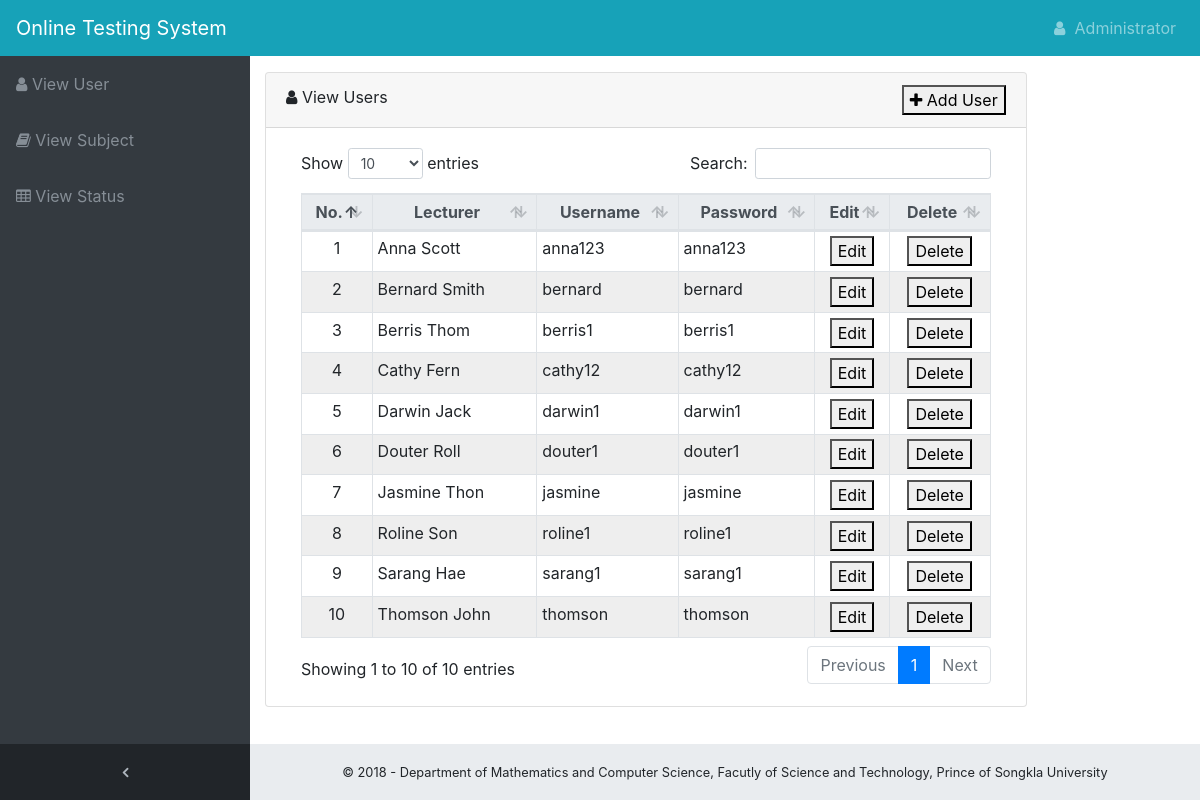
Page /admin/user.php (signed in) on the committed database.
### tables this page shows
CREATE TABLE `lecturer` (
  `lec_id` varchar(10) NOT NULL,
  `lec_name` varchar(50) DEFAULT NULL,
  `lec_pwd` varchar(10) DEFAULT NULL
);

### admin/user.php (the view, shortened to what this page needs)
<?php
$admin = $_SESSION['user'];
?>
<!DOCTYPE html>
<html lang="en">
<head>
  <link href="../vendor/bootstrap/css/bootstrap.min.css" rel="stylesheet">
  <link href="../vendor/font-awesome/css/font-awesome.min.css" rel="stylesheet" type="text/css">
  <link href="../vendor/datatables/dataTables.bootstrap4.css" rel="stylesheet">
  <link href="../css/sb-admin.css" rel="stylesheet">
  <link href="../vendor/jquery/jquery-ui.min.css" rel="stylesheet">
</head>
<body class="fixed-nav sticky-footer bg-dark" id="page-top">
  <?php include "navbar-admin.php";?>
  <div class="content-wrapper">
    <div class="container-fluid">
      <div class="row">
        <div class="col-lg-10">
          <div class="card mb-3">
            <div class="card-header">
              <i class="fa fa-user"></i> View Users
              <button id="add-user"><i class="fa fa-plus"></i> Add User</button>
            </div>
            <div class="card-body">
              <div class="table-responsive">
                <?php
                  require ('../dblink.php');
                  $q = "SELECT lec_id, lec_name, lec_pwd FROM lecturer ORDER BY lec_id";
                  $r = mysqli_query($link, $q);
                  echo '<table class="table table-bordered table-sm" id="dataTable" width="100%" cellspacing="0">
                  <thead class="thead-light">
                    <tr align="center">
                      <th>No.</th>
                      <th>Lecturer</th>
                      <th>Username</th>
                      <th>Password</th>
                      <th>Edit</th>
                      <th>Delete</th>
                    </tr>
                  </thead>';
                  $order = 1;
                  $bg = '#eeeeee';
                  while ($row = mysqli_fetch_array($r, MYSQLI_ASSOC)) {
                    $bg = ($bg=='#eeeeee' ? '#ffffff' : '#eeeeee');
                      echo '<tr bgcolor="' . $bg . '">
                      <td align="center">' . $order . '</td>
                      <td>' . $row['lec_name'] . '</td>
                      <td>' . $row['lec_id'] . '</td>
                      <td>' . $row['lec_pwd'] . '</td>
                      <td align="center">
                        <button class="edit" data-id="'.$row['lec_id'].'">Edit</button>
                      </td>
                      <td align="center">
                        <button class="del" data-id="'.$row['lec_id'].'">Delete</button>
                      </td>
                    </tr>
                    ';
                    $order++;
                  }
                  echo '</table>';
                ?>
              </div>
            </div>
          </div>
        </div>
      </div>
    </div>
    <?php include "../footer-modal.php";?>
  </div>
</body>
</html>

### admin/navbar-admin.php (shortened to what this page needs)
<nav class="navbar navbar-expand-lg navbar-dark bg-info fixed-top" id="mainNav">
  <a class="navbar-brand" href="user.php">Online Testing System</a>
  <div class="collapse navbar-collapse">
    <ul class="navbar-nav navbar-sidenav">
      <li class="nav-item">
        <a class="nav-link" href="user.php">
          <i class="fa fa-user"></i> <span class="nav-link-text">View User</span>
        </a>
      </li>
      <li class="nav-item">
        <a class="nav-link" href="subject.php">
          <i class="fa fa-book"></i> <span class="nav-link-text">View Subject</span>
        </a>
      </li>
      <li class="nav-item">
        <a class="nav-link" href="status.php">
          <i class="fa fa-table"></i> <span class="nav-link-text">View Status</span>
        </a>
      </li>
    </ul>
    <ul class="navbar-nav sidenav-toggler">
      <li class="nav-item">
        <a class="nav-link text-center" id="sidenavToggler">
          <i class="fa fa-fw fa-angle-left"></i>
        </a>
      </li>
    </ul>
    <ul class="navbar-nav ml-auto">
      <li class="nav-item">
        <a class="nav-link" data-toggle="modal" data-target="#exampleModal">
          <i class="fa fa-fw fa-user"></i> <?php echo $admin;?>
        </a>
      </li>
    </ul>
  </div>
</nav>

### footer-modal.php (shortened to what this page needs)
<footer class="sticky-footer">
  <div class="container">
    <div class="text-center">
      <small>© <?php echo date('Y');?> - Department of Mathematics and Computer Science,
        Facutly of Science and Technology, Prince of Songkla University
      </small>
    </div>
  </div>
</footer>

### css/sb-admin.css (style rules this page uses)
html { position: relative; min-height: 100%; }
body { overflow-x: hidden; }
body.sticky-footer { margin-bottom: 56px; }
body.sticky-footer .content-wrapper { min-height: calc(100vh - 56px - 56px); }
body.fixed-nav { padding-top: 56px; }
.content-wrapper { min-height: calc(100vh - 56px); padding-top: 1rem; }
#mainNav .navbar-collapse { overflow: auto; max-height: 75vh; }
#mainNav .navbar-collapse .navbar-nav .nav-item .nav-link { cursor: pointer; }
#mainNav .navbar-collapse .sidenav-toggler { display: none; }
@media (min-width: 992px) { #mainNav .navbar-brand { width: 250px; } }
@media (min-width: 992px) { #mainNav .navbar-collapse { overflow: visible; max-height: none; } }
@media (min-width: 992px) { #mainNav .navbar-collapse .navbar-sidenav { position: absolute; top: 0; left: 0; -webkit-flex-direction: column; -ms-flex-direction: column; flex-direction: column; margin-top: 56px; } }
@media (min-width: 992px) { #mainNav .navbar-collapse .navbar-sidenav > .nav-item { width: 250px; padding: 0; } }
@media (min-width: 992px) { #mainNav .navbar-collapse .navbar-sidenav > .nav-item > .nav-link { padding: 1em; } }
#mainNav.fixed-top .sidenav-toggler { display: none; }
@media (min-width: 992px) { #mainNav.fixed-top .navbar-sidenav { height: calc(100vh - 112px); } }
@media (min-width: 992px) { #mainNav.fixed-top .sidenav-toggler { position: absolute; top: 0; left: 0; display: flex; -webkit-flex-direction: column; -ms-flex-direction: column; flex-direction: column; margin-top: calc(100vh - 56px); } }
@media (min-width: 992px) { #mainNav.fixed-top .sidenav-toggler > .nav-item { width: 250px; padding: 0; } }
@media (min-width: 992px) { #mainNav.fixed-top .sidenav-toggler > .nav-item > .nav-link { padding: 1em; } }
#mainNav.fixed-top.navbar-dark .sidenav-toggler { background-color: #212529; }
#mainNav.fixed-top.navbar-dark .sidenav-toggler a i { color: #adb5bd; }
.content-wrapper { overflow-x: hidden; background: white; }
@media (min-width: 992px) { .content-wrapper { margin-left: 250px; } }
#sidenavToggler i { font-weight: 800; }
#mainNav.navbar-dark .navbar-collapse .navbar-sidenav > .nav-item > .nav-link { color: #868e96; }
@media (min-width: 992px) { #mainNav.navbar-dark .navbar-collapse .navbar-sidenav { background: #343a40; } }
footer.sticky-footer { position: absolute; right: 0; bottom: 0; width: 100%; height: 56px; background-color: #e9ecef; line-height: 55px; }
@media (min-width: 992px) { footer.sticky-footer { width: calc(100% - 250px); } }

### admin/user.php (style rules this page uses)
button#add-user { float: right; }

### rows in the picture
lecturer: lec_name "Anna Scott", lec_id "anna123", lec_pwd "anna123"
lecturer: lec_name "Bernard Smith", lec_id "bernard", lec_pwd "bernard"
lecturer: lec_name "Berris Thom", lec_id "berris1", lec_pwd "berris1"
lecturer: lec_name "Cathy Fern", lec_id "cathy12", lec_pwd "cathy12"
lecturer: lec_name "Darwin Jack", lec_id "darwin1", lec_pwd "darwin1"
lecturer: lec_name "Douter Roll", lec_id "douter1", lec_pwd "douter1"
lecturer: lec_name "Jasmine Thon", lec_id "jasmine", lec_pwd "jasmine"
lecturer: lec_name "Roline Son", lec_id "roline1", lec_pwd "roline1"
lecturer: lec_name "Sarang Hae", lec_id "sarang1", lec_pwd "sarang1"
lecturer: lec_name "Thomson John", lec_id "thomson", lec_pwd "thomson"

### other values in the picture
$admin "Administrator"
